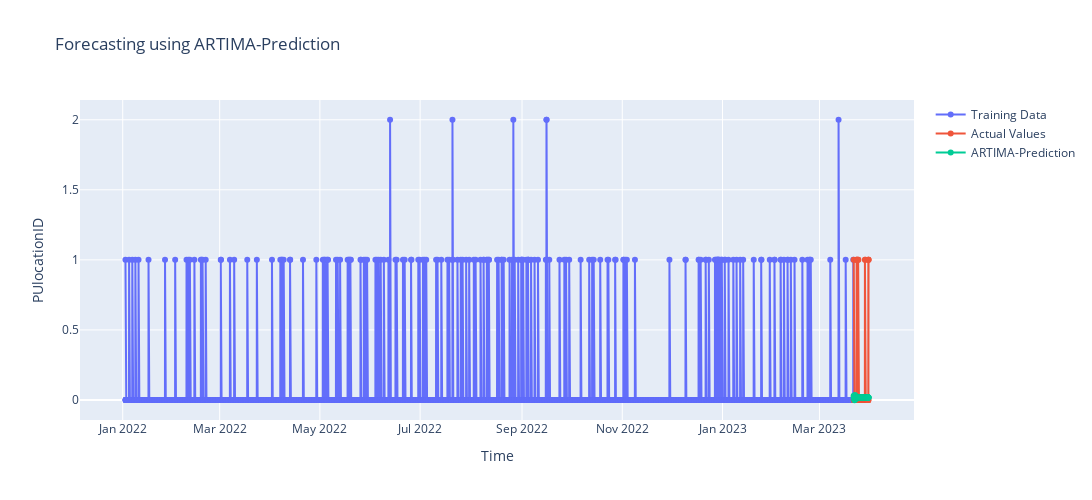

The cell this chart's notebook holds for it:
### Code cell
from darts.models.forecasting.arima import ARIMA
# these parameters has been found using correlation plot and partial correlation plots
# i added the description there please read that paragraph # and we can also test 
# other order by try and test method
arima_model =  ARIMA(p= 3 , #, for Auto regressive parameter
                     d=0  , # for difference to make the data is statioanry
                     q = 2 ,  # for the moving Average,
                     seasonal_order=(3, 0, 2, 6)
                     )
arima_model.fit(train)
predictions = arima_model.predict(Horizan)

# Convert train_series into a pandas dataframe and reset index
df_train = train.pd_dataframe().reset_index()

# Convert test_series into a pandas dataframe and reset index
df_test = test.pd_dataframe().reset_index()

# Convert prediction into a pandas dataframe and reset index
forecast = predictions.pd_dataframe().reset_index()


x_feature ='pickup_datetime' 
y_feature='PUlocationID'
model_name = 'Arima Prediction'
train_test_predicted_plot(df_train,df_test,x_feature,y_feature,forecast,'ARTIMA-Prediction')

### Figure 1 — Plotly figure (JSON) as saved in the notebook; plotly's stock layout.template omitted (floating-point values rounded to 4 significant figures; data arrays with more than 128 entries replaced by an {"elided": "..."} marker saying what was removed)
{"data": [{"mode": "lines+markers", "name": "Training Data", "type": "scatter", "x": {"elided": "10636 str values"}, "y": {"elided": "10636 int values"}}, {"mode": "lines+markers", "name": "Actual Values", "type": "scatter", "x": {"elided": "218 str values"}, "y": {"elided": "218 int values"}}, {"mode": "lines+markers", "name": "ARTIMA-Prediction", "type": "scatter", "x": {"elided": "218 str values"}, "y": {"elided": "218 float values"}}], "layout": {"height": 500, "title": {"text": "Forecasting using ARTIMA-Prediction"}, "width": 1500, "xaxis": {"title": {"text": "Time"}}, "yaxis": {"title": {"text": "PUlocationID"}}}}
